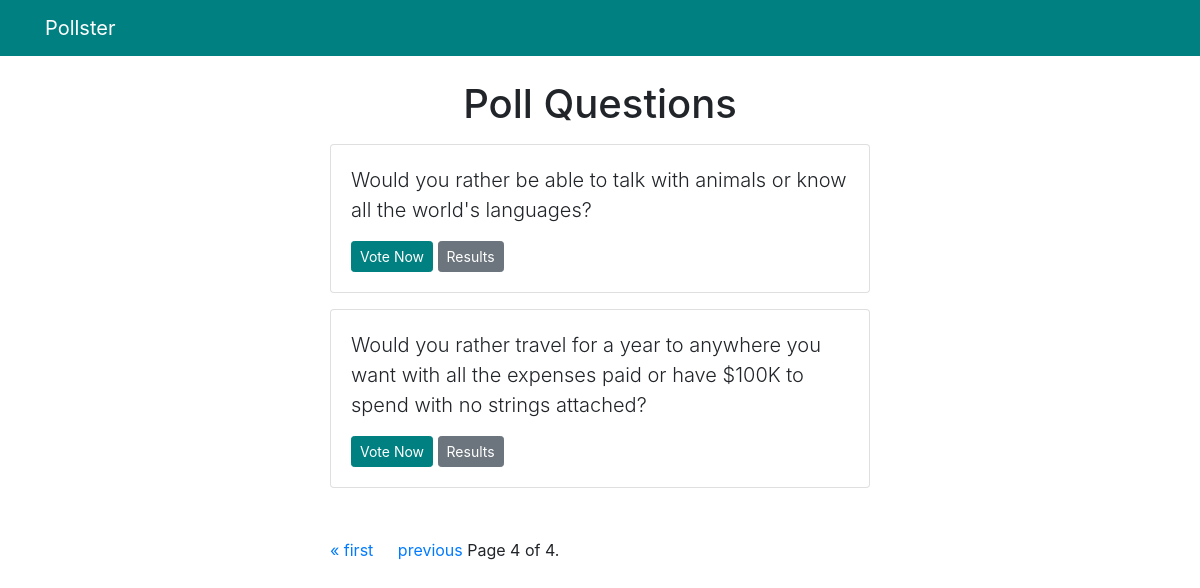
Page /polls/?page=4 on the committed database.
### polls/models.py (models this page shows, shortened)
class Question(models.Model):
    question_text = models.CharField(max_length=200)
    pub_date = models.DateTimeField('date published')

### polls/views.py (the view)
# urls.py: path('', views.IndexView.as_view(), name='index'),
class IndexView(generic.ListView):
    template_name = "polls/index.html"
    context_object_name='latest_question_list'
    paginate_by = 5
    def get_queryset(self):
       return Question.objects.filter(pub_date__lte=timezone.now()).order_by('pub_date')

### templates/polls/index.html (shortened to what this page needs)
{% extends 'base.html' %}
{% block content %}
    <h1 class="text-center mb-3">Poll Questions</h1>
    {% if latest_question_list %}
      {% for question in latest_question_list %}
       <div class="card mb-3">
         <div class="card-body">
           <p class="lead">
             {{question.question_text}}
           </p>
           <a href="{% url 'polls:detail' question.id%}" class='btn btn-primary btn-sm'>Vote Now</a>
           <a href="{% url 'polls:results' question.id%}" class='btn btn-secondary btn-sm'>Results</a>
         </div>
       </div>
      {% endfor %}
    {% else%}
      <p>No polls available</p>
    {% endif%}
    <div style= "margin:50px 0 20px">
      <span class="step-links">
          {% if page_obj.has_previous %}
              <a href="?page=1" style="margin-right:20px">&laquo; first</a>
              <a href="?page={{ page_obj.previous_page_number }}">previous</a>
          {% endif %}
          <span class="current">
              Page {{ page_obj.number }} of {{ page_obj.paginator.num_pages }}.
          </span>
      </span>
    </div>
{% endblock %}

### polls/static/polls/style.css (style rules this page uses)
.bg-primary, .btn-primary { background-color: teal !important; border-color: teal !important; }

### rows in the picture
Question: question_text "Would you rather be able to talk with animals or know all the world's languages?"
Question: question_text "Would you rather travel for a year to anywhere you want with all the expenses paid or have $100K to spend with no strings attached?"

### other values in the picture
{{ page_obj.number }} "4"
{{ page_obj.paginator.num_pages }} "4"
